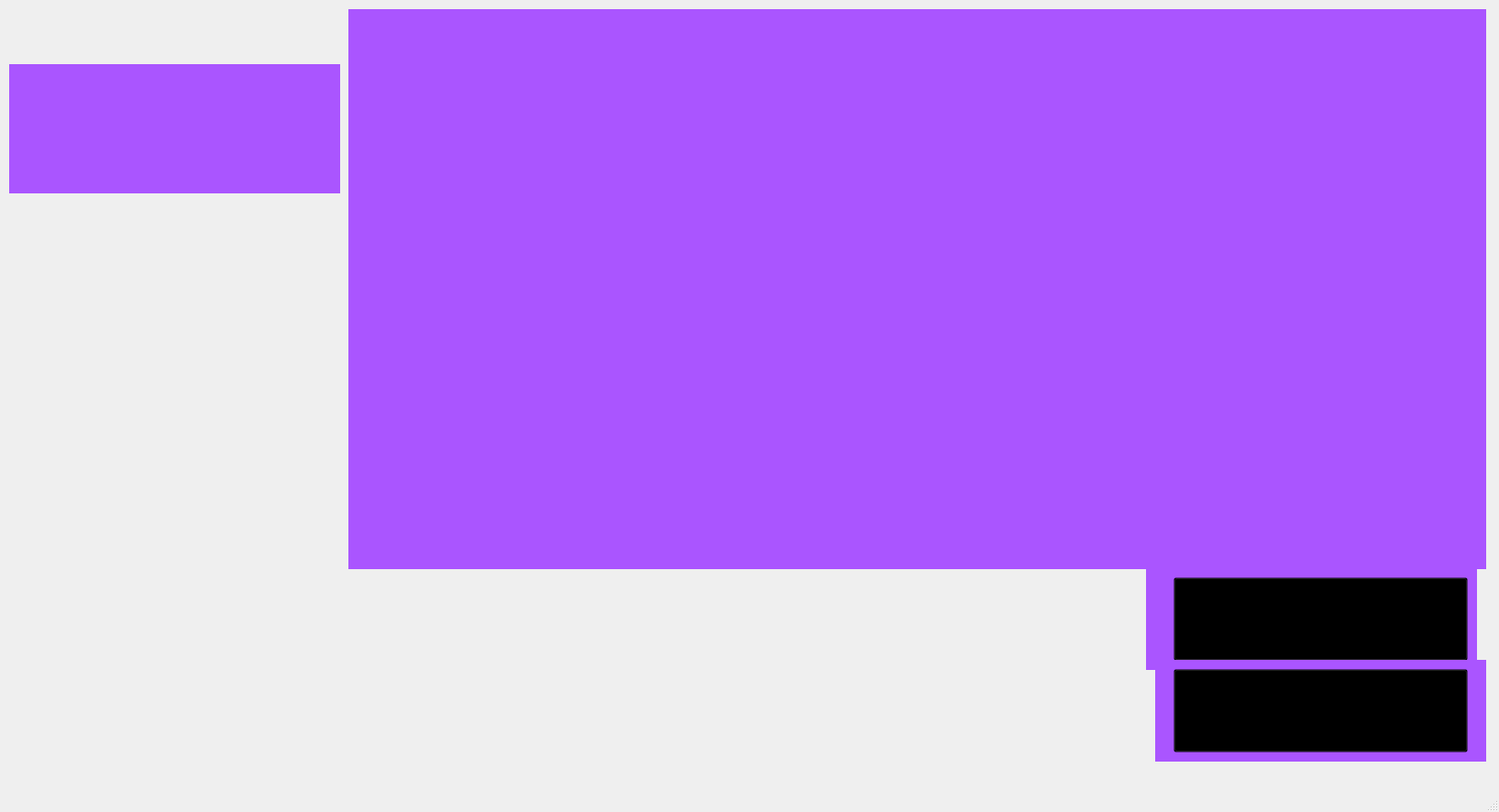
<?xml version="1.0" encoding="UTF-8"?>
<ui version="4.0">
 <class>MainWindow</class>
 <widget class="QMainWindow" name="MainWindow">
  <property name="geometry">
   <rect>
    <x>0</x>
    <y>0</y>
    <width>1635</width>
    <height>886</height>
   </rect>
  </property>
  <property name="windowTitle">
   <string>MainWindow</string>
  </property>
  <widget class="QWidget" name="centralwidget">
   <widget class="QLabel" name="BG_black">
    <property name="geometry">
     <rect>
      <x>0</x>
      <y>0</y>
      <width>1920</width>
      <height>1080</height>
     </rect>
    </property>
    <property name="autoFillBackground">
     <bool>true</bool>
    </property>
    <property name="text">
     <string/>
    </property>
    <property name="pixmap">
     <pixmap>../Desktop/G.U.I Material/B.G/Black_Template.jpg</pixmap>
    </property>
    <property name="scaledContents">
     <bool>true</bool>
    </property>
    <property name="wordWrap">
     <bool>false</bool>
    </property>
   </widget>
   <widget class="QLabel" name="bg_2">
    <property name="geometry">
     <rect>
      <x>10</x>
      <y>70</y>
      <width>361</width>
      <height>141</height>
     </rect>
    </property>
    <property name="autoFillBackground">
     <bool>false</bool>
    </property>
    <property name="styleSheet">
     <string notr="true">background-color:rgb(170, 85, 255)</string>
    </property>
    <property name="text">
     <string/>
    </property>
   </widget>
   <widget class="QLabel" name="bg_3">
    <property name="geometry">
     <rect>
      <x>380</x>
      <y>10</y>
      <width>1241</width>
      <height>611</height>
     </rect>
    </property>
    <property name="autoFillBackground">
     <bool>false</bool>
    </property>
    <property name="styleSheet">
     <string notr="true">background-color:rgb(170, 85, 255)</string>
    </property>
    <property name="text">
     <string/>
    </property>
    <property name="scaledContents">
     <bool>true</bool>
    </property>
   </widget>
   <widget class="QLabel" name="gif_1">
    <property name="geometry">
     <rect>
      <x>20</x>
      <y>80</y>
      <width>341</width>
      <height>121</height>
     </rect>
    </property>
    <property name="text">
     <string/>
    </property>
    <property name="pixmap">
     <pixmap>../Desktop/G.U.I Material/ExtraGui/initial.gif</pixmap>
    </property>
    <property name="scaledContents">
     <bool>true</bool>
    </property>
   </widget>
   <widget class="QLabel" name="gif_2">
    <property name="geometry">
     <rect>
      <x>390</x>
      <y>20</y>
      <width>1221</width>
      <height>591</height>
     </rect>
    </property>
    <property name="text">
     <string/>
    </property>
    <property name="pixmap">
     <pixmap>../Desktop/G.U.I Material/ExtraGui/live.gif</pixmap>
    </property>
    <property name="scaledContents">
     <bool>true</bool>
    </property>
   </widget>
   <widget class="QLabel" name="gif_4">
    <property name="geometry">
     <rect>
      <x>20</x>
      <y>290</y>
      <width>341</width>
      <height>271</height>
     </rect>
    </property>
    <property name="text">
     <string/>
    </property>
    <property name="pixmap">
     <pixmap>../Desktop/G.U.I Material/VoiceReg/Ntuks.gif</pixmap>
    </property>
    <property name="scaledContents">
     <bool>true</bool>
    </property>
   </widget>
   <widget class="QLabel" name="txt_time">
    <property name="geometry">
     <rect>
      <x>30</x>
      <y>570</y>
      <width>341</width>
      <height>271</height>
     </rect>
    </property>
    <property name="styleSheet">
     <string notr="true">background-color:Transparent;
</string>
    </property>
    <property name="text">
     <string/>
    </property>
    <property name="pixmap">
     <pixmap>../Desktop/G.U.I Material/B.G/gyhf.jpg</pixmap>
    </property>
    <property name="scaledContents">
     <bool>true</bool>
    </property>
   </widget>
   <widget class="QPushButton" name="btn_start">
    <property name="geometry">
     <rect>
      <x>1280</x>
      <y>630</y>
      <width>321</width>
      <height>91</height>
     </rect>
    </property>
    <property name="styleSheet">
     <string notr="true">background-color:transparent;
</string>
    </property>
    <property name="text">
     <string/>
    </property>
   </widget>
   <widget class="QLabel" name="bg_4">
    <property name="geometry">
     <rect>
      <x>1250</x>
      <y>620</y>
      <width>361</width>
      <height>111</height>
     </rect>
    </property>
    <property name="autoFillBackground">
     <bool>false</bool>
    </property>
    <property name="styleSheet">
     <string notr="true">background-color:rgb(170, 85, 255)</string>
    </property>
    <property name="text">
     <string/>
    </property>
    <property name="pixmap">
     <pixmap>../Desktop/G.U.I Material/Buttons/Start.png</pixmap>
    </property>
    <property name="scaledContents">
     <bool>true</bool>
    </property>
   </widget>
   <widget class="QPushButton" name="btn_stop">
    <property name="geometry">
     <rect>
      <x>1280</x>
      <y>730</y>
      <width>321</width>
      <height>91</height>
     </rect>
    </property>
    <property name="styleSheet">
     <string notr="true">background-color:transparent;
</string>
    </property>
    <property name="text">
     <string/>
    </property>
   </widget>
   <widget class="QLabel" name="bg_5">
    <property name="geometry">
     <rect>
      <x>1260</x>
      <y>720</y>
      <width>361</width>
      <height>111</height>
     </rect>
    </property>
    <property name="autoFillBackground">
     <bool>false</bool>
    </property>
    <property name="styleSheet">
     <string notr="true">background-color:rgb(170, 85, 255)</string>
    </property>
    <property name="text">
     <string/>
    </property>
    <property name="pixmap">
     <pixmap>../Desktop/G.U.I Material/Buttons/Quit.png</pixmap>
    </property>
    <property name="scaledContents">
     <bool>true</bool>
    </property>
   </widget>
   <zorder>BG_black</zorder>
   <zorder>bg_2</zorder>
   <zorder>bg_3</zorder>
   <zorder>gif_1</zorder>
   <zorder>gif_2</zorder>
   <zorder>gif_4</zorder>
   <zorder>txt_time</zorder>
   <zorder>bg_4</zorder>
   <zorder>btn_start</zorder>
   <zorder>bg_5</zorder>
   <zorder>btn_stop</zorder>
  </widget>
  <widget class="QMenuBar" name="menubar">
   <property name="geometry">
    <rect>
     <x>0</x>
     <y>0</y>
     <width>1635</width>
     <height>26</height>
    </rect>
   </property>
  </widget>
  <widget class="QStatusBar" name="statusbar"/>
 </widget>
 <resources/>
 <connections/>
</ui>
